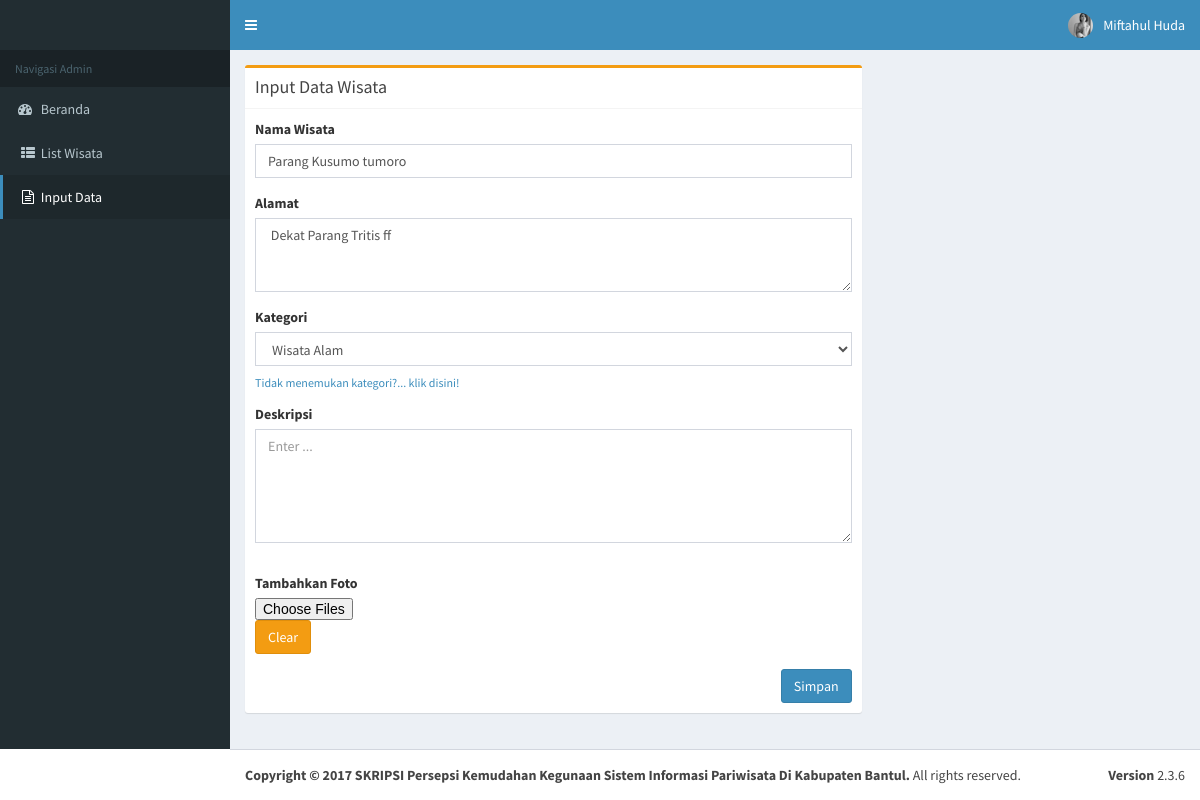
Page /admin/edit_wisata.php?id_wisata=70 (signed in) on the earlier database version.
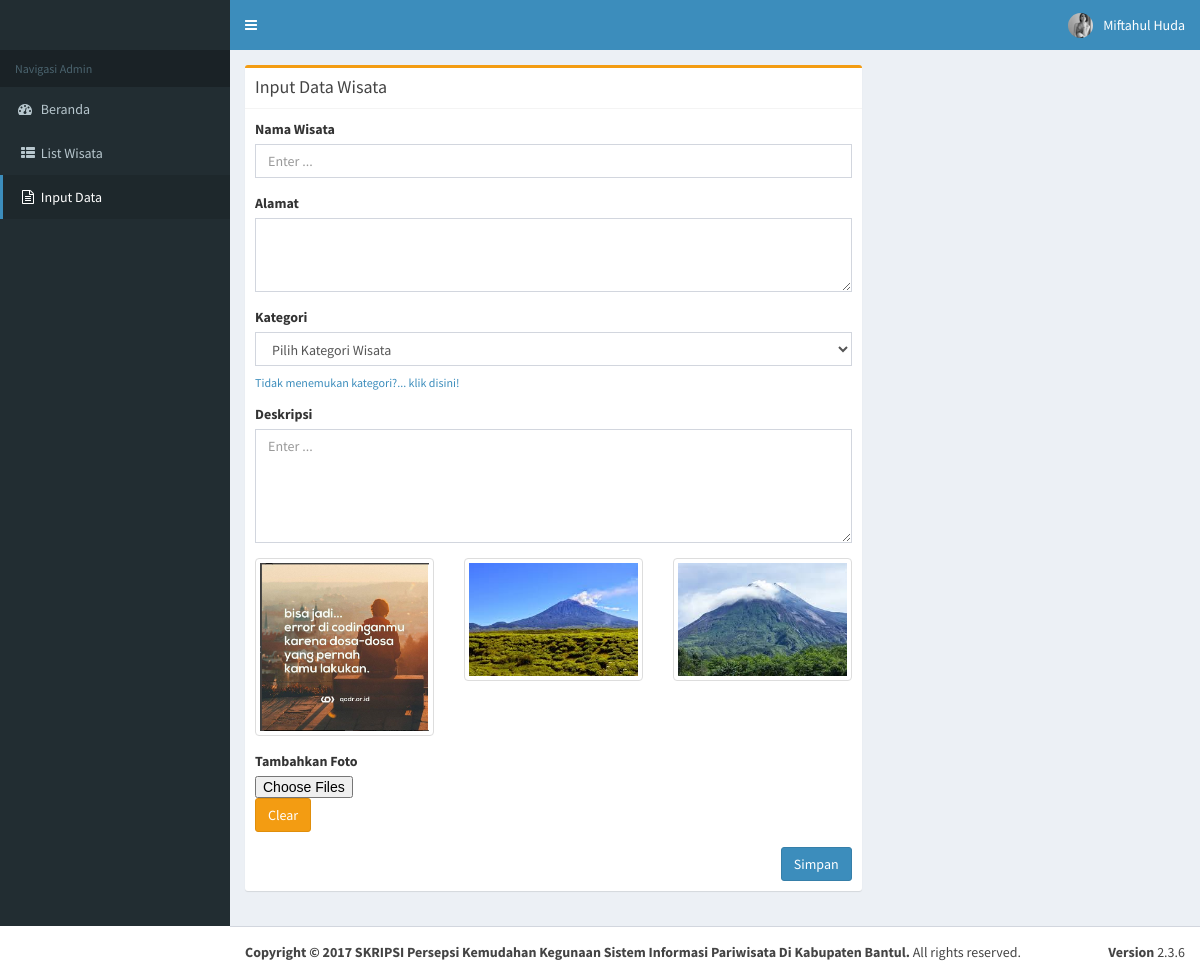
Same page on the later database version.
### tables this page shows
CREATE TABLE `wisata` (
  `id_wisata` int(5) NOT NULL,
  `nama_wisata` varchar(30) NOT NULL,
  `alamat` varchar(100) NOT NULL,
  `id_kategori` int(2) NOT NULL,
  `deskripsi` text NOT NULL,
  `latitude` text NOT NULL,
  `longitude` text NOT NULL
);

CREATE TABLE `kategori` (
  `id_kategori` int(1) NOT NULL,
  `nama_kategori` varchar(15) NOT NULL
);

CREATE TABLE `foto` (
  `id_foto` int(5) NOT NULL,
  `id_wisata` int(5) NOT NULL,
  `nama` varchar(50) NOT NULL
);

### admin/Edit_wisata.php (the view, shortened to what the changed rows need)
<?php
include "../konfigurasi/config.php";
  if (!isset($_SESSION['login_user'])) {
      header("location:../konfigurasi/login.php");
  }else {
    $id_wisata = $_GET['id_wisata'];
    $result = $db->query("SELECT * FROM wisata WHERE id_wisata = 4")->fetch_assoc();
  }
?>
<!DOCTYPE html>
<html>
<head>
<link rel="stylesheet" href="../bootstrap/css/bootstrap.min.css">
<link rel="stylesheet" href="https://cdnjs.cloudflare.com/ajax/libs/font-awesome/4.5.0/css/font-awesome.min.css">
<link rel="stylesheet" href="https://cdnjs.cloudflare.com/ajax/libs/ionicons/2.0.1/css/ionicons.min.css">
<link rel="stylesheet" href="../dist/css/AdminLTE.min.css">
<link rel="stylesheet" href="../dist/css/skins/_all-skins.min.css">
</head>
<body class="hold-transition skin-blue sidebar-mini">
<div class="wrapper">
    <div class="content-wrapper">
      <section class="content">
        <div class="row">
          <div class="col-md-8">
            <div class="box box-warning">
              <div class="box-body">
                <form role="form" action="input_proses.php" method="post" enctype="multipart/form-data">
                  <div class="form-group">
                    <label>Nama Wisata</label>
                    <input type="text" class="form-control" placeholder="Enter ..." name="nama_wisata" id="nama_wisata" value="<?php echo $result['nama_wisata']?>">
                  </div>
                  <div class="form-group">
                    <label> Alamat</label>
                    <textarea class="form-control" rows="3" placeholder="Enter ..." name="alamat" id="alamat"> <?php echo $result['alamat']?></textarea>
                  </div>
                  <div class="form-group">
                    <label>Kategori</label>
                    <select class="form-control" name="kategori" id="kategori">
                      <option>Pilih Kategori Wisata</option>
                        <?php
                          $sqlkategori = "select * from kategori";
                          $hasil = mysqli_query($db, $sqlkategori);
                            while($data=mysqli_fetch_array($hasil)){
                              ?>
                               <option  value='<?php echo $data['id_kategori'] ?>' <?php if($data['id_kategori'] == $result['id_kategori']) { echo 'selected="selected"'; } ?> >
                               <?php echo  $data['nama_kategori'];?></option>
                               <?php
                            }
                        ?>
                    </select>
                    <h6><a href="javascript:kategori()">Tidak menemukan kategori?... klik disini!</a></h6>
                  </div>
                  <div class='form-group'>
                  <div id="ViewFoto" class="row">
                  <?php
                   $query = $db->query("SELECT * FROM foto WHERE id_wisata=$id_wisata");
                      while($Foto=mysqli_fetch_array($query)){
                      echo "<div class='col-md-4'><img src='../Images/".$Foto['nama']."' class='img-thumbnail'></img></div>";
                      }
                  ?>
                  </div>
                </div>
                </form>
               </div>
              </div>
            </div>
          </div>
        </section>
     </div>
</div>
</body>
</html>

Differences in the rows shown:
removed wisata: nama_wisata "Parang Kusumo tumoro", alamat "Dekat Parang Tritis ff", kategori "Wisata Alam"
added foto: nama (picture)
added foto: nama (picture)
added foto: nama (picture)
Other differences:
form field kategori: (not shown) → "Pilih Kategori Wisata"
